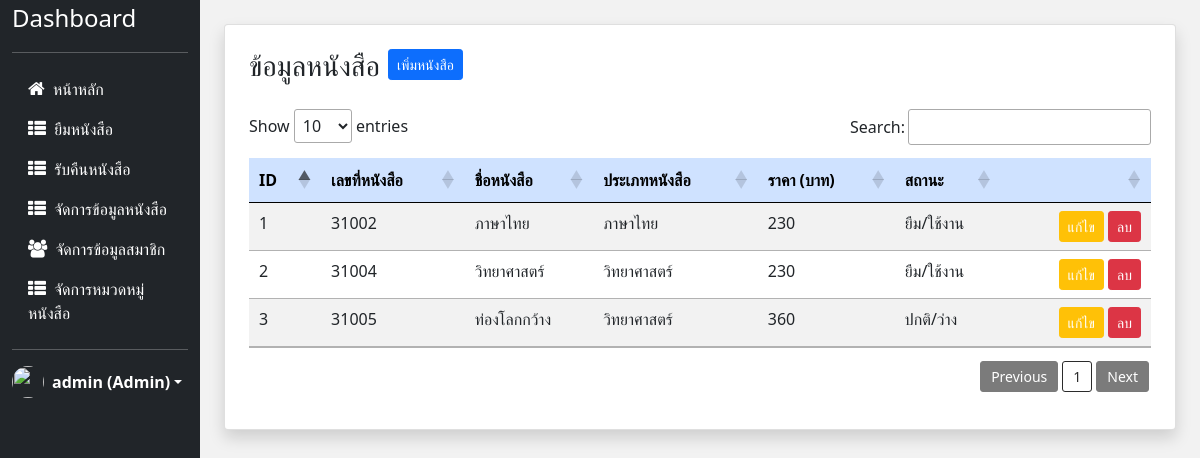
Page /books/booksList.php (signed in) on the committed database.
### tables this page shows
CREATE TABLE `book` (
  `b_id` int(11) NOT NULL,
  `b_name` varchar(50) NOT NULL,
  `c_id` int(11) NOT NULL,
  `status` varchar(11) NOT NULL DEFAULT 'ปกติ/ว่าง',
  `price` int(11) NOT NULL,
  `book_id` varchar(20) NOT NULL
);

CREATE TABLE `category` (
  `c_id` int(11) NOT NULL,
  `c_name` varchar(50) NOT NULL,
  `c_number` varchar(10) NOT NULL
);

### books/booksList.php (the view, shortened to what this page needs)
<?php
include("../config/connect.php");
?>
<!doctype html>
<html lang="en">
<head>
    <?php
    include("../layout/header.php");
    ?>
</head>
<body>
    <div class="container-fluid" style="background-color: #f2f2f2;">
        <div class="row">
            <?php
            include("../layout/sidebar.php");
            $result = mysqli_query($conn, "
            SELECT book.b_id, book.book_id, book.b_name, category.c_id, category.c_name, book.price, book.status
            FROM book LEFT JOIN category ON book.c_id = category.c_id
            ORDER BY book.book_id;
            ");
            ?>
            <div class="col-md-10 px-4 my-4">
                <div class="card shadow p-2">
                    <div class="card-body">
                        <h3 class="float-start me-2">ข้อมูลหนังสือ</h3>
                        <a href="./insertBook.php" class="btn btn-sm btn-primary mb-3">เพิ่มหนังสือ</a>
                        <table class="table table-striped text-nowrap" id="myTable">
                            <thead class="table-primary">
                                <tr>
                                    <th scope="col">ID</th>
                                    <th scope="col">เลขที่หนังสือ</th>
                                    <th scope="col">ชื่อหนังสือ</th>
                                    <th scope="col">ประเภทหนังสือ</th>
                                    <th scope="col">ราคา (บาท)</th>
                                    <th scope="col">สถานะ</th>
                                    <th scope="col"></th>
                                </tr>
                            </thead>
                            <tbody>
                                <?php
                                if (mysqli_num_rows($result) > 0) {
                                    $i = 1;
                                    while ($row = mysqli_fetch_array($result)) {
                                ?>
                                        <tr>
                                            <td><?php echo $i++ ?></td>
                                            <td><?php echo $row["book_id"] ?></td>
                                            <td><?php echo $row["b_name"] ?></td>
                                            <td><?php echo $row["c_name"] ?></td>
                                            <td><?php echo $row["price"] ?></td>
                                            <td><?php echo $row["status"] ?></td>
                                            <td class="col-2 text-end">
                                                <a href="./updateBook.php?id=<?php echo $row["b_id"]; ?>" class="btn btn-sm btn-warning text-white">แก้ไข</a>
                                                <a href="./DB_delBook.php?id=<?php echo $row["b_id"]; ?>" class="btn btn-sm btn-danger">ลบ</a>
                                            </td>
                                        </tr>
                                <?php }
                                } ?>
                            </tbody>
                        </table>
                    </div>
                </div>
            </div>
        </div>
    </div>
</body>
</html>

### rows in the picture
book: book "31002", b_name "ภาษาไทย", c.c_name "ภาษาไทย", price "230", status "ยืม/ใช้งาน"
book: book "31004", b_name "วิทยาศาสตร์", c.c_name "วิทยาศาสตร์", price "230", status "ยืม/ใช้งาน"
book: book "31005", b_name "ท่องโลกกว้าง", c.c_name "วิทยาศาสตร์", price "360", status "ปกติ/ว่าง"

### other values in the picture
$_SESSION["name"] "admin"
$_SESSION["status"] "Admin"
